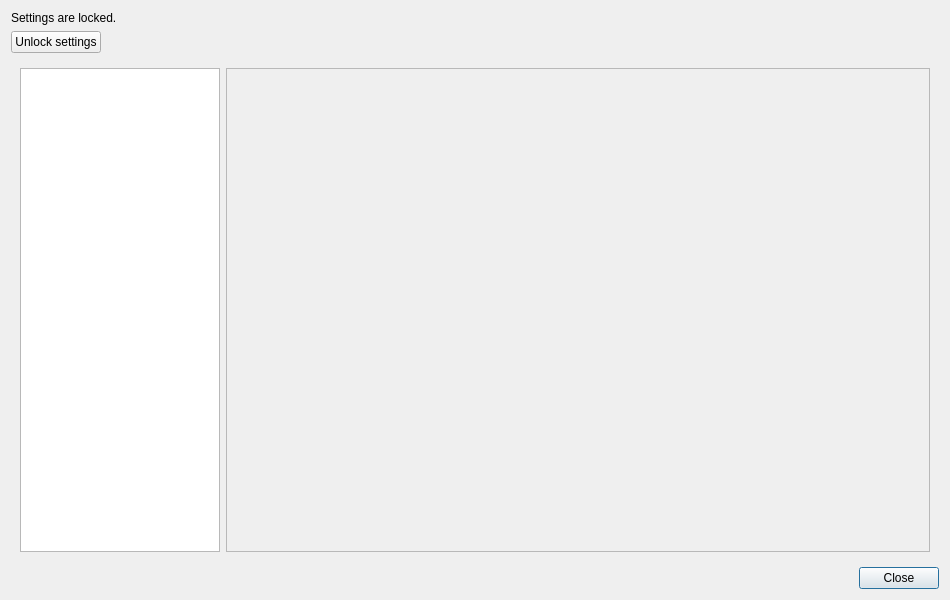
<?xml version="1.0" encoding="UTF-8"?>
<ui version="4.0">
 <class>OptionsWindow</class>
 <widget class="QDialog" name="OptionsWindow">
  <property name="geometry">
   <rect>
    <x>0</x>
    <y>0</y>
    <width>950</width>
    <height>600</height>
   </rect>
  </property>
  <property name="windowTitle">
   <string>Options</string>
  </property>
  <layout class="QGridLayout" name="gridLayout">
   <item row="0" column="0">
    <widget class="QLabel" name="settingsLockLabel">
     <property name="sizePolicy">
      <sizepolicy hsizetype="Fixed" vsizetype="Preferred">
       <horstretch>0</horstretch>
       <verstretch>0</verstretch>
      </sizepolicy>
     </property>
     <property name="text">
      <string>Settings are locked.</string>
     </property>
    </widget>
   </item>
   <item row="3" column="0">
    <widget class="QDialogButtonBox" name="buttonBox">
     <property name="standardButtons">
      <set>QDialogButtonBox::Close</set>
     </property>
    </widget>
   </item>
   <item row="2" column="0">
    <widget class="QWidget" name="widget" native="true">
     <layout class="QHBoxLayout" name="horizontalLayout">
      <item>
       <widget class="QListWidget" name="list">
        <property name="minimumSize">
         <size>
          <width>200</width>
          <height>0</height>
         </size>
        </property>
        <property name="maximumSize">
         <size>
          <width>200</width>
          <height>16777215</height>
         </size>
        </property>
       </widget>
      </item>
      <item>
       <widget class="QFrame" name="currentOptions">
        <property name="frameShape">
         <enum>QFrame::StyledPanel</enum>
        </property>
        <property name="frameShadow">
         <enum>QFrame::Raised</enum>
        </property>
        <layout class="QGridLayout" name="currentOptionsLayout"/>
       </widget>
      </item>
     </layout>
    </widget>
   </item>
   <item row="1" column="0">
    <widget class="QPushButton" name="unlockSettingsButton">
     <property name="sizePolicy">
      <sizepolicy hsizetype="Fixed" vsizetype="Fixed">
       <horstretch>0</horstretch>
       <verstretch>0</verstretch>
      </sizepolicy>
     </property>
     <property name="text">
      <string>Unlock settings</string>
     </property>
    </widget>
   </item>
  </layout>
 </widget>
 <resources/>
 <connections/>
</ui>
